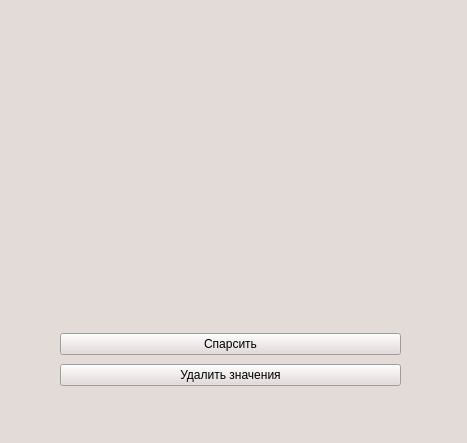
<?xml version="1.0" encoding="UTF-8"?>
<ui version="4.0">
 <class>MainWindow</class>
 <widget class="QMainWindow" name="MainWindow">
  <property name="geometry">
   <rect>
    <x>0</x>
    <y>0</y>
    <width>467</width>
    <height>443</height>
   </rect>
  </property>
  <property name="minimumSize">
   <size>
    <width>467</width>
    <height>443</height>
   </size>
  </property>
  <property name="maximumSize">
   <size>
    <width>467</width>
    <height>443</height>
   </size>
  </property>
  <property name="windowTitle">
   <string>MainWindow</string>
  </property>
  <property name="styleSheet">
   <string notr="true">background-color:rgb(226, 219, 216)</string>
  </property>
  <widget class="QWidget" name="centralwidget">
   <widget class="QLabel" name="label">
    <property name="geometry">
     <rect>
      <x>10</x>
      <y>0</y>
      <width>451</width>
      <height>301</height>
     </rect>
    </property>
    <property name="text">
     <string/>
    </property>
   </widget>
   <widget class="QWidget" name="verticalLayoutWidget">
    <property name="geometry">
     <rect>
      <x>60</x>
      <y>330</y>
      <width>341</width>
      <height>61</height>
     </rect>
    </property>
    <layout class="QVBoxLayout" name="verticalLayout">
     <item>
      <widget class="QPushButton" name="pushButton">
       <property name="styleSheet">
        <string notr="true">QPushButton pressed{
	background-color: rgb(130, 130, 130)
	}</string>
       </property>
       <property name="text">
        <string>Спарсить</string>
       </property>
      </widget>
     </item>
     <item>
      <widget class="QPushButton" name="pushButton_2">
       <property name="text">
        <string>Удалить значения</string>
       </property>
      </widget>
     </item>
    </layout>
   </widget>
  </widget>
 </widget>
 <resources/>
 <connections/>
</ui>
